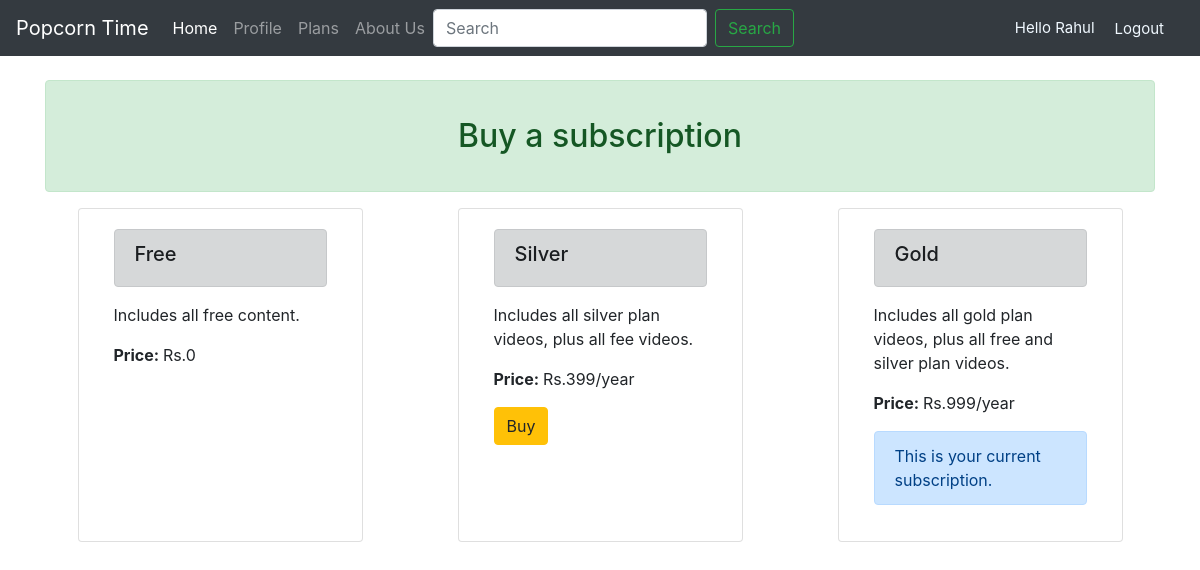
/plans/ (signed in), run on the app's committed database.
### membership/models.py (models this page shows)
class Membership(models.Model):
    membership_type = models.CharField(choices=MEMBERSHIP_CHOICES, max_length=50, default='Free')
    desc = models.TextField(null=True)
    price = models.IntegerField(default=15)
    def __str__(self):
        return self.membership_type

### membership/views.py (the view)
# urls.py: path('plans/', views.buy_subscription, name='buy_subs'),
@login_required(login_url='login')
def buy_subscription(request):
    memberships = Membership.objects.all().order_by('price')
    curr_user = UserMembership.objects.get(user=request.user)
    curr_user_membership = str(curr_user.membership)
    context = {'memberships':memberships, 'curr_user_membership':curr_user_membership}
    return render(request, 'membership/buy_subs.html', context)

### membership/templates/membership/buy_subs.html (shortened to what this page needs)
{% extends 'membership/base.html' %}
{% block content %}
{% include 'membership/navbar.html' %}
    <div class=" container mt-4">
        <div class="alert alert-success">
            <h2 class="my-4"><center>Buy a subscription</center></h2>
        </div>
        <div class="row">
        {% for membership in memberships %}
            <div class="card col-lg-3 mx-auto">
                <div class="card-body">
                    <div class="alert alert-dark">
                        <h5 class="cad-title">{{membership.membership_type}}</h5>
                    </div>
                    {% if membership.membership_type != 'Free' %}
                        <p class="card-text" >{{membership.desc}}</p>
                        <p class="card-text"><strong>Price: </strong>Rs.{{membership.price}}/year</p>
                        {% if curr_user_membership != membership.membership_type  %}
                            <a class="btn btn-warning" href="{% url 'payment' membership.id %}">Buy</a>
                        {% else %}
                            <div class="alert alert-primary">
                                <p class="card-text">This is your current subscription.</p>
                            </div>
                        {% endif %}
                    {% else %}
                        <p class="card-text" >{{membership.desc}}</p>
                        <p class="card-text"><strong>Price: </strong>Rs.{{membership.price}}</p>
                    {% endif %}
                </div>
            </div>
        {% endfor %}
        </div>
    </div>
{% endblock %}

### membership/templates/membership/navbar.html (shortened to what this page needs)
  <nav class="navbar navbar-expand-lg navbar-dark bg-dark">
      <a class="navbar-brand" href="{% url 'home' %}">Popcorn Time</a>
      <div class="collapse navbar-collapse" id="navbarNav">
        <ul class="navbar-nav">
          <li class="nav-item active">
            <a class="nav-link" href="{% url 'home' %}">Home</a>
          </li>
          {%  if user.is_authenticated %}
          <li class="nav-item">
            <a class="nav-link" href="{% url 'profile' %}">Profile</a>
          </li>
          {% endif %}
          <li class="nav-item">
            <a class="nav-link" href="{% url 'buy_subs' %}">Plans</a>
          </li>
          <li class="nav-item">
            <a class="nav-link" href="#">About Us</a>
          </li>
        </ul>
        <form class="form-inline my-2 my-lg-0" action="{% url 'search' %}" method="GET">
          <input class="form-control mr-sm-2" type="search" placeholder="Search" aria-label="Search" name="entered">
          <button class="btn btn-outline-success my-2 my-sm-0" type="submit">Search</button>
        </form>
      </div>
      {% if user.is_authenticated %}
      <span class="hello-user">Hello {{request.user.first_name|title}}</span>
      <span><a class="hello-user" href="{% url 'logout' %}">Logout</a></span>
      {% else %}
    <span><a class="hello-user" href="{% url 'login' %}">Login</a></span>
    <span><a class="hello-user" href="{% url 'register' %}">SignUp</a></span>
    {% endif %}
    </nav>

### membership/templates/membership/navbar.html (style rules this page uses)
.hello-user { font-size: 15px; color: aliceblue; margin-right: 20px; }

### data on the page
Membership: membership_type "Free", desc "Includes all free content.", price "0"
Membership: membership_type "Silver", desc "Includes all silver plan videos, plus all fee videos.", price "399", shows "Buy"
Membership: membership_type "Gold", desc "Includes all gold plan videos, plus all free and silver plan videos.", price "999", shows "This is your current subscription."

### other printed values
{{ request.user.first_name|title }} "Rahul"
